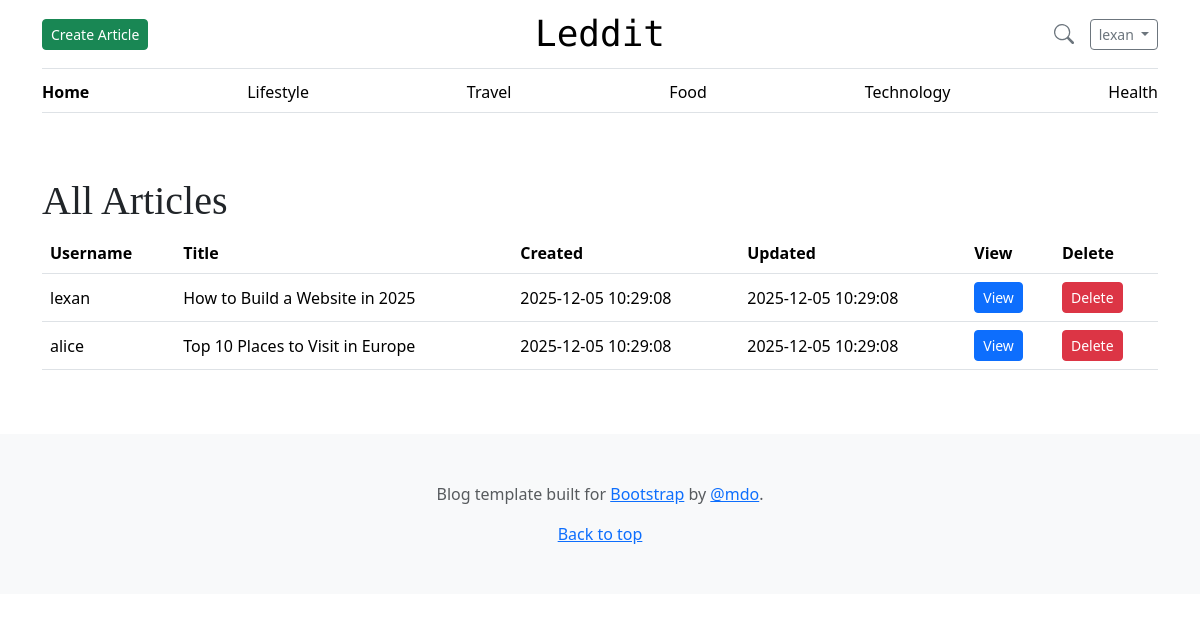
/articles/all_articles.php (signed in), run on the app's committed database.
### tables this page shows
CREATE TABLE articles (
      article_id INT AUTO_INCREMENT PRIMARY KEY,
      FK_user_id INT NOT NULL,
      FK_category_id INT NOT NULL,
      title VARCHAR(255) NOT NULL,
      content LONGTEXT NOT NULL,
      created_at TIMESTAMP DEFAULT CURRENT_TIMESTAMP,
      updated_at TIMESTAMP DEFAULT CURRENT_TIMESTAMP ON UPDATE CURRENT_TIMESTAMP,
      is_active BOOLEAN DEFAULT TRUE,

      FULLTEXT KEY ft_title_content (title, content),

      FOREIGN KEY (FK_user_id) REFERENCES users(user_id) ON DELETE CASCADE,
      FOREIGN KEY (FK_category_id) REFERENCES categories(category_id) ON DELETE RESTRICT
);

CREATE TABLE users (
   user_id INT AUTO_INCREMENT PRIMARY KEY,
   username VARCHAR(50) NOT NULL UNIQUE,
   password_hash VARCHAR(255) NOT NULL,
   email VARCHAR(100) UNIQUE NOT NULL,
   role ENUM('blogger','admin') NOT NULL DEFAULT 'blogger',
   is_active BOOLEAN DEFAULT TRUE,
   created_at TIMESTAMP DEFAULT CURRENT_TIMESTAMP,
   updated_at TIMESTAMP DEFAULT CURRENT_TIMESTAMP ON UPDATE CURRENT_TIMESTAMP
);

### www/articles/all_articles.php (the view, shortened to what this page needs)
<?php
require_once("../db_access.php");
$sql = "SELECT users.username, articles.article_id, articles.title, articles.created_at, articles.updated_at
        FROM articles
        JOIN users
            ON articles.FK_user_id = users.user_id
        WHERE articles.is_active = 1;
        ";
$stmt = $pdo->prepare($sql);
$stmt->execute();
$articles = $stmt->fetchAll(PDO::FETCH_ASSOC);
?>
<!DOCTYPE html>
<html lang="en">
<head>
    <?php readfile("../assets/head.html"); ?>
</head>
<body>
<?php require_once("../assets/navbar.php"); ?>
<main class="container py-5">
    <h1>All Articles</h1>
    <?php if (!$articles): ?>
        <p class="text-muted">No articles have been written yet.</p>
    <?php else: ?>
        <table class="table align-middle">
            <thead>
            <tr>
                <th>Username</th>
                <th>Title</th>
                <th>Created</th>
                <th>Updated</th>
                <th>View</th>
                <th>Delete</th>
            </tr>
            </thead>
            <tbody>
            <?php foreach ($articles as $row): ?>
                <tr>
                    <td><?= htmlspecialchars($row["username"]) ?></td>
                    <td><?= htmlspecialchars($row["title"]) ?></td>
                    <td><?= htmlspecialchars($row["created_at"]) ?></td>
                    <td><?= htmlspecialchars($row["updated_at"]) ?></td>
                    <td>
                        <a href="article.php?id=<?= (int)$row['article_id'] ?>" class="btn btn-primary btn-sm" target="_blank">
                            View
                        </a>
                    </td>
                    <td>
                        <form method="post" action="delete_article.php" onsubmit="return confirm('Delete Article?');">
                            <button type="submit" class="btn btn-danger btn-sm">Delete</button>
                        </form>
                    </td>
                </tr>
            <?php endforeach; ?>
            </tbody>
        </table>
    <?php endif; ?>
</main>
<?php readfile("../assets/footer.html"); ?>
</body>
</html>

### www/assets/css/blog.css (style rules this page uses)
h1, h2, h3, h4, h5, h6 { font-family: "Playfair Display", Georgia, "Times New Roman", serif; }

### data on the page
articles: FK_user.username "lexan", title "How to Build a Website in 2025", created_at "2025-12-05 10:29:08", updated_at "2025-12-05 10:29:08"
articles: FK_user.username "alice", title "Top 10 Places to Visit in Europe", created_at "2025-12-05 10:29:08", updated_at "2025-12-05 10:29:08"

### other printed values
$_SESSION["user_name_logged_in"] "lexan"
